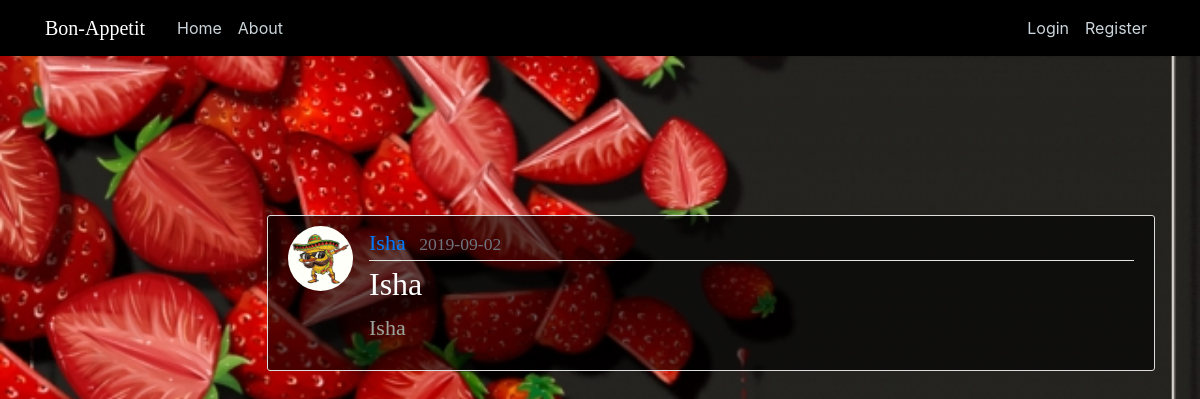
The page /post/28 on the database as committed earlier.
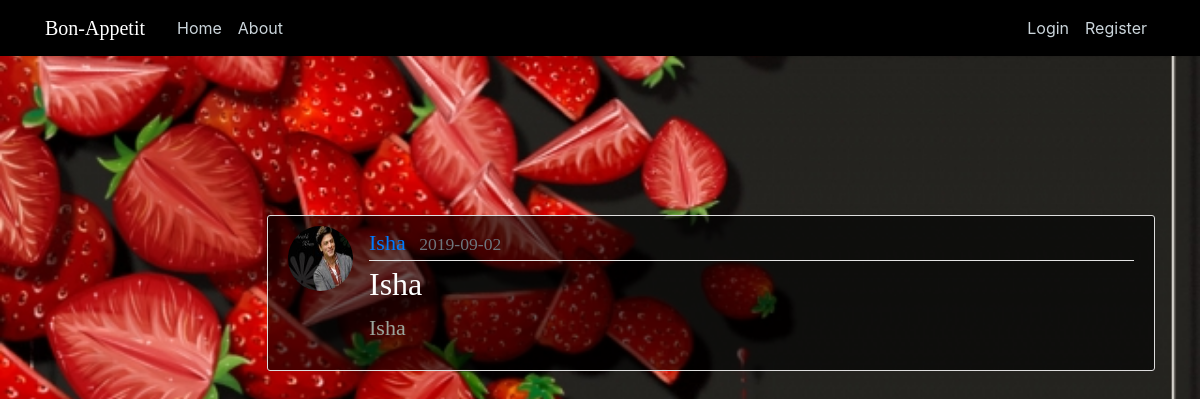
The same page on the database as committed later.
### flaskblog/models.py (models this page shows, shortened)
class User(db.Model, UserMixin):
    id = db.Column(db.Integer, primary_key=True)
    username = db.Column(db.String(20), unique=True, nullable=False)
    email = db.Column(db.String(120), unique=True, nullable=False)
    image_file = db.Column(db.String(20), nullable=False, default='default.jpg')
    password = db.Column(db.String(60), nullable=False)
    posts = db.relationship('Post', backref='author', lazy=True)

### flaskblog/routes.py (the view)
@app.route("/post/<int:post_id>")
def post(post_id):
    post = Post.query.get_or_404(post_id)
    return render_template('post.html', title=post.title, post=post)

### flaskblog/templates/post.html (shortened to what this page needs)
{% extends "layout.html" %}
{% block content %}
  <article class="media content-section" style="background-color: rgba(0,0,0,0.6); margin-left:20%;margin-top:10%;color:rgb(154, 166, 157);">
    <img class="rounded-circle article-img" src="{{ url_for('static', filename='profile_pics/' + post.author.image_file) }}">
    <div class="media-body" >
      <div class="article-metadata" >
        <a class="mr-2" href="{{ url_for('user_posts', username=post.author.username) }}">{{ post.author.username }}</a>
        <small class="text-muted">{{ post.date_posted.strftime('%Y-%m-%d') }}</small>
      </div>
      <h2 class="article-title" style="color:white">{{ post.title }}</h2>
      <p class="article-content">{{ post.content }}</p>
    </div>
  </article>
{% endblock content %}

Rows that differ between the two databases and show on the page:
changed User "Isha": image_file: picture added in place of a placeholder
